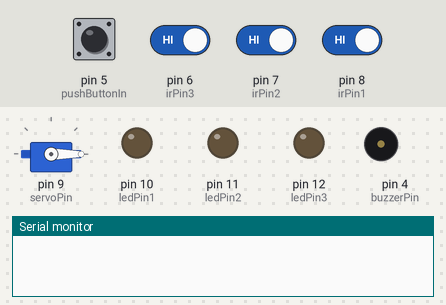
Recording of a sketch running on a simulated Arduino Uno, built with avr-gcc and run on an emulated ATmega328P. On the bench: servo, output pins drawn as LEDs (lit = HIGH), buzzer (waves = sounding), the last lines printed to the serial monitor. The inputs (shaded band) are chosen by the test bench; at power-on: pin 6 (irPin3), pin 7 (irPin2), pin 8 (irPin1) HIGH, pin 5 (pushButtonIn) LOW.

Above: at 1.2 s.
1.3 s: pin 8 (irPin1) driven LOW
At 2.6 s:
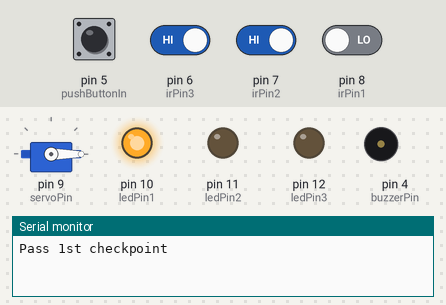
4.3 s: pin 7 (irPin2) driven LOW
At 5.6 s:
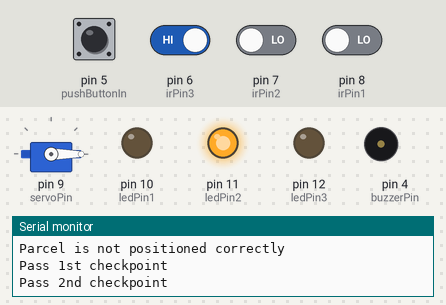
At 8.4 s:
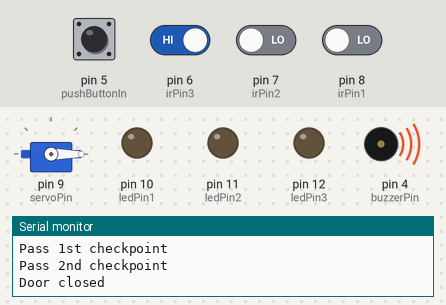
Timing chart, 0 to 14.9 s (numbered marks = the images above; inputs shaded):
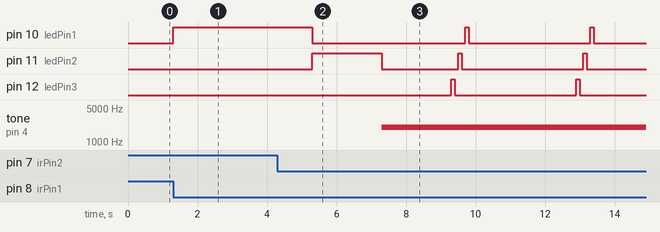

The sketch:

SmartMailbox.ino
```cpp
#include <Servo.h>

int servoPin = 9;
int irPin1 = 8;
int irPin2 = 7;
int irPin3 = 6;
int pushButtonIn = 5;
int buzzerPin = 4;
int ledPin1 = 10;
int ledPin2 = 11;
int ledPin3 = 12;

Servo srv1;

int irCheck;

int count = 0;

void setup() {

  Serial.begin(9600);
  pinMode(pushButtonIn, INPUT);
  pinMode(buzzerPin, OUTPUT);

  pinMode(irPin1, INPUT);
  pinMode(irPin2, INPUT);
  pinMode(irPin3, INPUT);

  pinMode(ledPin1, OUTPUT);
  pinMode(ledPin2, OUTPUT);
  pinMode(ledPin3, OUTPUT);

  srv1.attach(servoPin);

  srv1.write(0);

}

void loop() {
    int  buttonState = digitalRead(pushButtonIn);

    if(buttonState == HIGH)
    {
      Serial.println("Door is opened");
      srv1.write(90);
    }
    if(digitalRead(irPin1)==LOW)
    {
       Serial.println("Pass 1st checkpoint");
       count = count + 1;
       //Serial.println(count);
       irCheck = 1;
       digitalWrite(ledPin1, HIGH);
       delay(2000);
       digitalWrite(ledPin1, LOW);

        if(digitalRead(irPin2)==LOW)
        {
           Serial.println("Pass 2nd checkpoint");
           irCheck = 2;
           digitalWrite(ledPin2, HIGH);
           delay(2000);
           digitalWrite(ledPin2, LOW);
           srv1.write(0);
           Serial.println("Door closed");

           if(digitalRead(irPin3)==LOW)
            {
               Serial.println("Pass 3rd checkpoint");
               irCheck = 3;
               digitalWrite(ledPin3, HIGH);
               delay(2000);
               digitalWrite(ledPin3, LOW);
            }
        }
    }

  switch(irCheck)
  {
    case 1:
       if(count>1)
       {
          tone(buzzerPin, 2000);
          delay(2000);
          for(int i=1; i<=10; i++)
          {
            Serial.println("Parcel is insecure");
            digitalWrite(ledPin3, HIGH);
            delay(100);
            digitalWrite(ledPin3, LOW);
            delay(100);
            digitalWrite(ledPin2, HIGH);
            delay(100);
            digitalWrite(ledPin2, LOW);
            delay(100);
            digitalWrite(ledPin1, HIGH);
            delay(100);
            digitalWrite(ledPin1, LOW);
            delay(100);
            tone(buzzerPin, 2000);
            delay(3000);
          }
       }
       Serial.println("Parcel is not positioned correctly");
       break;
    case 2:
       if(count>1)
       {
          tone(buzzerPin, 2000);
          delay(2000);
          for(int i=1; i<=10; i++)
          {
            Serial.println("Parcel is insecure");
            digitalWrite(ledPin3, HIGH);
            delay(100);
            digitalWrite(ledPin3, LOW);
            delay(100);
            digitalWrite(ledPin2, HIGH);
            delay(100);
            digitalWrite(ledPin2, LOW);
            delay(100);
            digitalWrite(ledPin1, HIGH);
            delay(100);
            digitalWrite(ledPin1, LOW);
            delay(100);
            tone(buzzerPin, 2000);
            delay(3000);
          }
       }
       Serial.println("Parcel is not positioned correctly");
       break;
    case 3:
       if(digitalRead(irPin3)==HIGH)
       {
         Serial.println("Parcel has been removed");
         break;
       }
       Serial.println("Parcel placed properly");
       break;
  }
}
```

Measured:
- after the input at 1.3 s, pin 10 (ledPin1): LOW → HIGH at once
- after the input at 4.3 s, tone on pin 4 (buzzerPin): silent → 2000 Hz after 3.0 s instead of 1.0 s
- by itself, pin 12 (ledPin3): alternates HIGH for 0.10 s and LOW for 3.5 s
